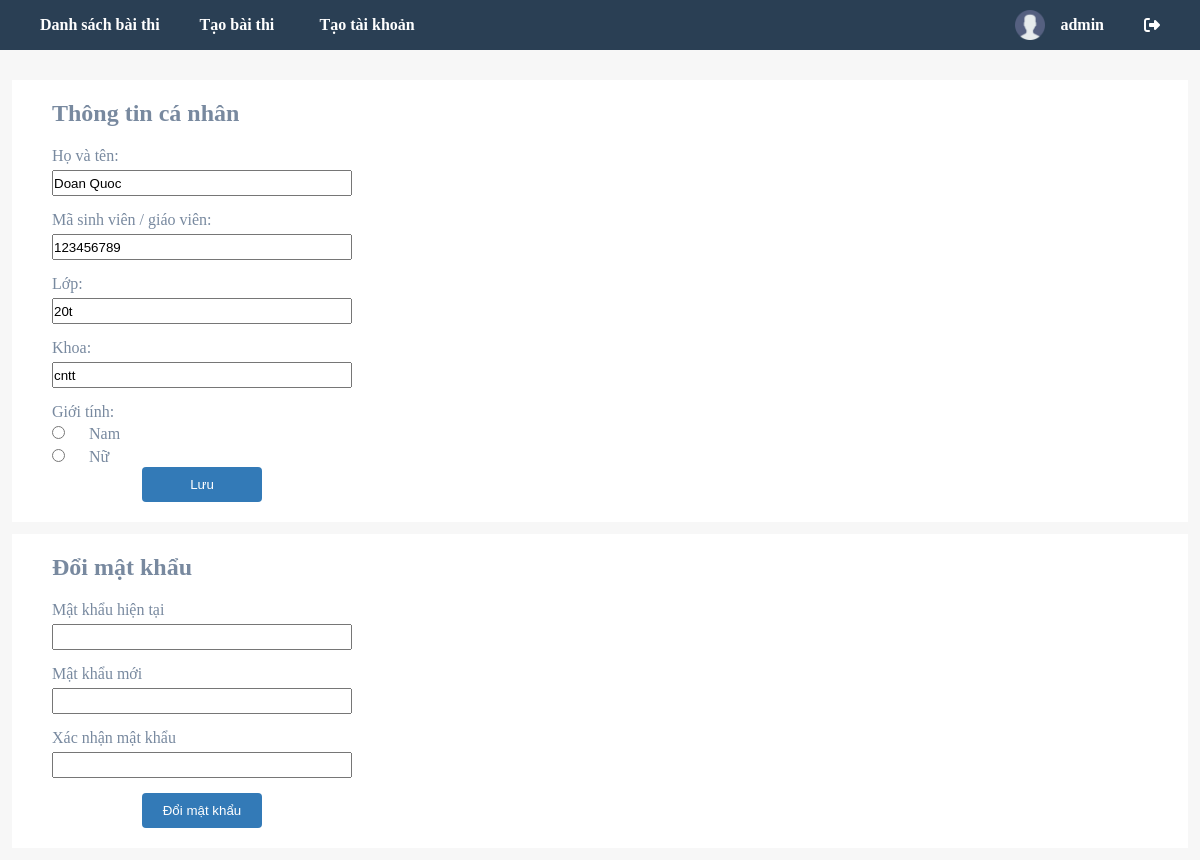
/personal-info/ (signed in), run on the app's committed database.
### online_exam_app/models.py (models this page shows)
class UserProfile(models.Model):
    User = models.OneToOneField(User, on_delete=models.CASCADE)
    Name = models.TextField(null=True)
    Gender = models.BooleanField(null=True)
    Code = models.CharField(max_length=9, null=True)
    Class = models.CharField(max_length=12, null=True)
    Faculty = models.TextField(null=True)
    Position = models.TextField(null=True)

### online_exam_app/views.py (the view, shortened to what this page needs)
# urls.py: path('personal-info/', views.PersonalInfoPageView.as_view(), name='personal_info'),
class PersonalInfoPageView(View):
    form_class = PersonalInfoForm
    template_name = 'personal_info.html'
    def get(self, request):
        err_msg = ''
        success_msg = ''
        if request.GET.get('err') == '1':
            err_msg = 'Xác nhận mật khẩu không khớp'
        elif request.GET.get('err') == '2':
            err_msg = 'Mật khẩu không chính xác'
        elif request.GET.get('success') == '1':
            success_msg = 'Cập nhật thông tin thành công'
        elif request.GET.get('success') == '2':
            success_msg = 'Đổi mật khẩu thành công'
        user = User.objects.get(username=request.session['username'])
        userprofile = UserProfile.objects.get(User=user)
        return render(request, self.template_name, {'personal_info_form': PersonalInfoForm(instance=userprofile), 'err_msg': err_msg, 'success_msg': success_msg})

### online_exam_app/forms.py
class PersonalInfoForm(forms.ModelForm):
    Code = forms.CharField(widget=forms.TextInput(attrs={'placeholder':'Mã sinh viên / giáo viên'}))
    Name = forms.CharField(widget=forms.TextInput(attrs={'placeholder':'Họ và tên'}))
    Class = forms.CharField(widget=forms.TextInput(attrs={'placeholder':'Lớp'}))
    Gender = forms.ChoiceField(widget=forms.RadioSelect(), choices=[(True, 'Nam'), (False, 'Nữ')])
    Faculty = forms.CharField(widget=forms.TextInput(attrs={'placeholder':'Khoa'}))
    Code.label = "Mã sinh viên / giáo viên"
    Name.label = "Họ và tên"
    Class.label = "Lớp"
    Faculty.label = "Khoa"
    Gender.label = "Giới tính"
    class Meta:
        model = UserProfile
        fields = ('Name', 'Code', 'Class', 'Faculty', 'Gender')

### online_exam_app/templates/personal_info.html (shortened to what this page needs)
{% load static %}
<!DOCTYPE html>
<html lang="en">
<head>
  <link href="{% static 'personal_info.css' %}" rel="stylesheet">
</head>
<body>
  {% include 'navbar.html' %}
  <div class="container">
    <div class="card">
      <h2>Thông tin cá nhân</h2>
      <form method="post" style="display:flex; flex-direction: column;">
        {{ personal_info_form }}
        <input type="submit" name="change-info-submit-btn" value="Lưu" class="submit-btn">
      </form>
    </div>
    <div class="card">
      <h2>Đổi mật khẩu</h2>
      <form method="post">
        <label for="current-password">Mật khẩu hiện tại</label>
        <br>
        <input type="password" id="current-password" name="current-password">
        <br>
        <label for="new-password">Mật khẩu mới</label>
        <br>
        <input type="password" id="new-password" name="new-password">
        <br>
        <label for="new-password2">Xác nhận mật khẩu</label>
        <br>
        <input type="password" id="new-password2" name="new-password2">
        <br>
        <input type="submit" value="Đổi mật khẩu" name="change-password-submit-btn" class="submit-btn">
      </form>
    </div>
  </div>
</body>
</html>

### online_exam_app/static/personal_info.css (style rules this page uses)
* { padding: 0; margin: 0; box-sizing: border-box; text-decoration: none; outline: none; }
:root { --bg-color: #f7f7f7; --card-bg-color: white; --text-color: #78899F; --btn-color: #337AB7; --btn-color-hover: #286090; }
html { font-size: 16px; }
body { width: 100%; height: 100vh; background-color: var(--bg-color); color: var(--text-color); overflow-x: hidden; }
.container { width: 100%; display: flex; flex-direction: column; align-items: center; margin-top: 30px; }
.card { width: 98%; margin-bottom: calc((2vw) / 2); background-color: var(--card-bg-color); padding: 20px 40px; }
h2 { margin-bottom: 20px; }
input[type="text"], input[type="password"] { height: 26px; width: 300px; margin-bottom: 15px; margin-top: 5px; }
input[type="radio"] { margin: 5px 20px 5px 0; }
.submit-btn { margin-left: calc(150px - 120px/2); padding: 0 10px; color: white; background-color: var(--btn-color); border: none; border-radius: 4px; cursor: pointer; width: 120px; height: 35px; }

### online_exam_app/templates/navbar.html (style rules this page uses)
* { box-sizing: border-box; }
body { padding: 0; margin: 0; box-sizing: border-box; text-decoration: none; outline: none; }

### data on the page
UserProfile: Name "Doan Quoc", Code "123456789", Class "20t", Faculty "cntt", Gender "☐ Nam ☐ Nữ"

### other printed values
{{ request.session.name }} "admin"
